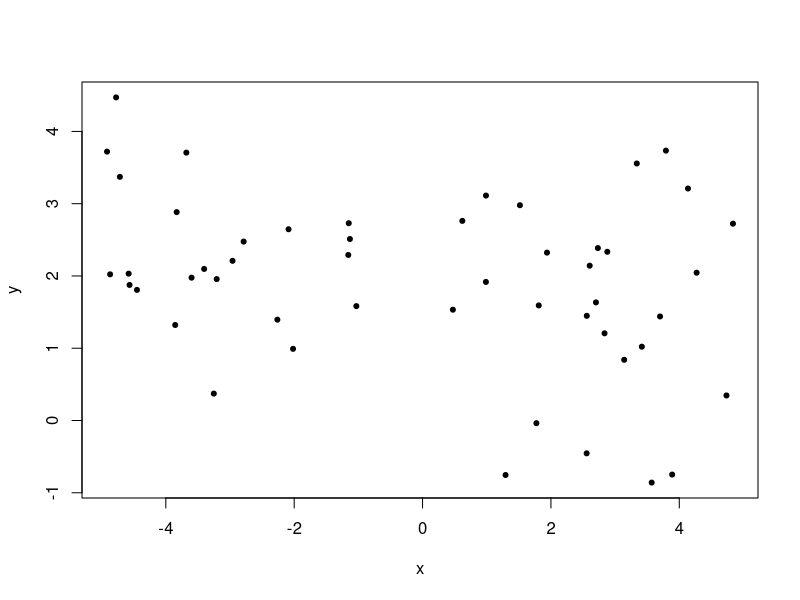

Write the R code that produced this figure.
# Generate some data
n=50
x <- runif(n, -5, 5)
beta <- runif(2, -3, 3)
y <- beta[1] + beta[2] * x   + rnorm(n)

# Plot
plot(x, y, pch=20)

# model
g <- lm(y ~ x)
summary(g)
